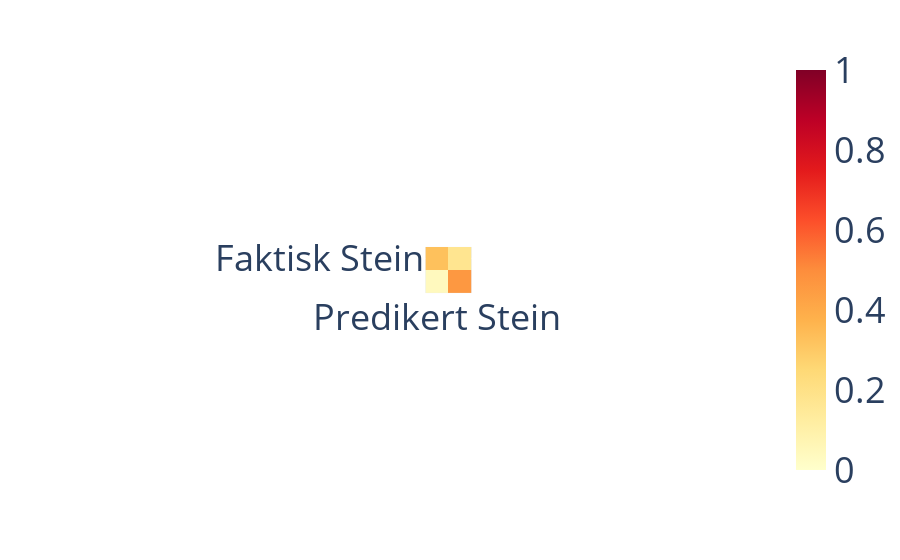

This figure's notebook cell:
### Markdown cell above
Vi visualiserer konfusjonsmatrisen. Vi skal se mer på visualisering senere i kurset, så for nå kan du bare kjøre koden og se på den genererte figuren.

### Code cell
# visualisering av konfusjonsmatrisen
cm_df = pd.DataFrame(cm, 
                     columns=["Predikert Stein", "Predikert Mine"], 
                     index=["Faktisk Stein", "Faktisk Mine"])
fig = px.imshow(cm_df, color_continuous_scale='YlOrRd', zmin=0, zmax=1)
fig.update_layout(font=dict(size=36))
fig.show()

### Figure 1 — Plotly figure (JSON) as saved in the notebook; plotly's stock layout.template omitted (floating-point values rounded to 4 significant figures)
{"data": [{"coloraxis": "coloraxis", "hovertemplate": "x: %{x}<br>y: %{y}<br>color: %{z}<extra></extra>", "name": "0", "type": "heatmap", "x": ["Predikert Stein", "Predikert Mine"], "xaxis": "x", "y": ["Faktisk Stein", "Faktisk Mine"], "yaxis": "y", "z": [[0.3269, 0.1731], [0.03846, 0.4615]]}], "layout": {"autosize": true, "coloraxis": {"cmax": 1, "cmin": 0, "colorscale": [[0, "rgb(255,255,204)"], [0.125, "rgb(255,237,160)"], [0.25, "rgb(254,217,118)"], [0.375, "rgb(254,178,76)"], [0.5, "rgb(253,141,60)"], [0.625, "rgb(252,78,42)"], [0.75, "rgb(227,26,28)"], [0.875, "rgb(189,0,38)"], [1, "rgb(128,0,38)"]]}, "font": {"size": 36}, "margin": {"t": 60}, "xaxis": {"anchor": "y", "autorange": true, "constrain": "domain", "domain": [0.4644, 0.5356], "range": [-0.5, 1.5], "scaleanchor": "y", "type": "category"}, "yaxis": {"anchor": "x", "autorange": true, "constrain": "domain", "domain": [0, 1], "range": [1.5, -0.5], "type": "category"}}}
